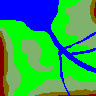

A level layout from a 2D game, rendered from its tile map. Below: a short description, then the map file with tile-grid data replaced by summaries:
An orthogonal 96x96 tile map with 1x1 px tiles, 1 tile layer (Calque de Tuiles 1).

<map version="1.10" tiledversion="1.11.2" orientation="orthogonal" renderorder="right-down" width="96" height="96" tilewidth="1" tileheight="1" infinite="0" nextlayerid="2" nextobjectid="1">
 <editorsettings>
  <export target="Delta.csv" format="csv" />
 </editorsettings>
 <tileset firstgid="1" source="SimCity.tsx" />
 <layer id="1" name="Calque de Tuiles 1" width="96" height="96">
  <data>[9216 cells, 9216 non-empty, 5 distinct tile ids]</data>
 </layer>
</map>
